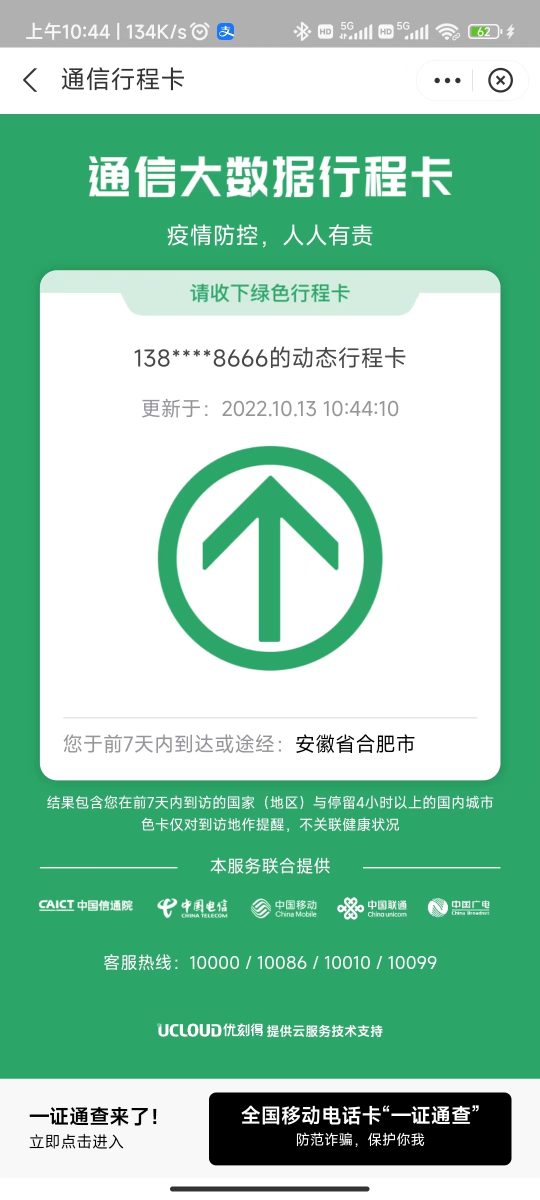
#> input picture xcm.jpg, 1080 x 2400 px (shown at 1/2 size)
$ python newtime.py
#> lines starting #> are read from the running program, lines starting #| are printed output that depends on the picture; after the words box and inside, x2 and y2 are one past the last pixel; in counts of white or black regions, pixels touching at a corner belong together
import cv2
from PIL import Image, ImageDraw, ImageFont
import numpy as np
import time

# 行程
bbox = [137, 238, 293, 258, 18]  # 行程码时间位置(:4)以及字体大小(-1)
color = (120, 120, 120)
img = cv2.imread("xcm.jpg")
#> img is the input picture: shape (2400, 1080, 3); mean B, G, R 173.6, 200.8, 146.3
shp = (bbox[2] - bbox[0], bbox[3] - bbox[1])
im = Image.new("RGB", (shp[0] + 20, shp[1]), (254, 254, 254))
#> im: PIL image 176x20 RGB; every value is 254
dr = ImageDraw.Draw(im)
font = ImageFont.truetype("arial.ttf", bbox[4])

dr.text((0, 0), time.strftime("%Y.%m.%d %H:%M:%S",
                              time.localtime(time.time()+8*3600)), color, font)
img[bbox[1]:bbox[3], bbox[0]:bbox[2], :] = cv2.resize(np.array(im), shp)
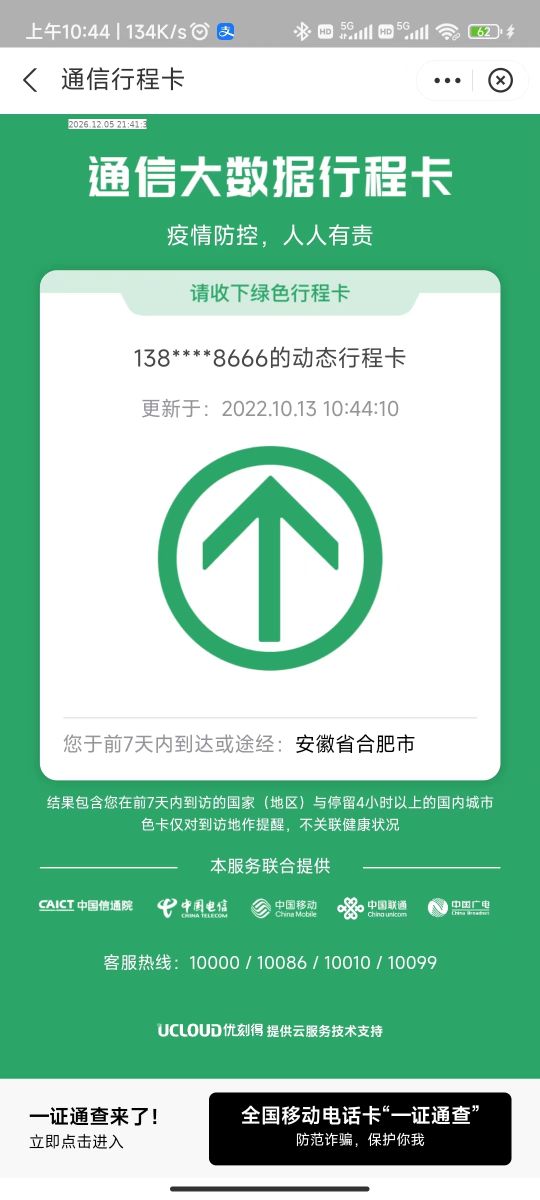
#> img: shape (2400, 1080, 3) (shown at 1/2 size); 0.12% of pixels changed, all inside (x1, y1, x2, y2) = (137, 238, 293, 258)
cv2.imwrite("xcm.jpg", img)
